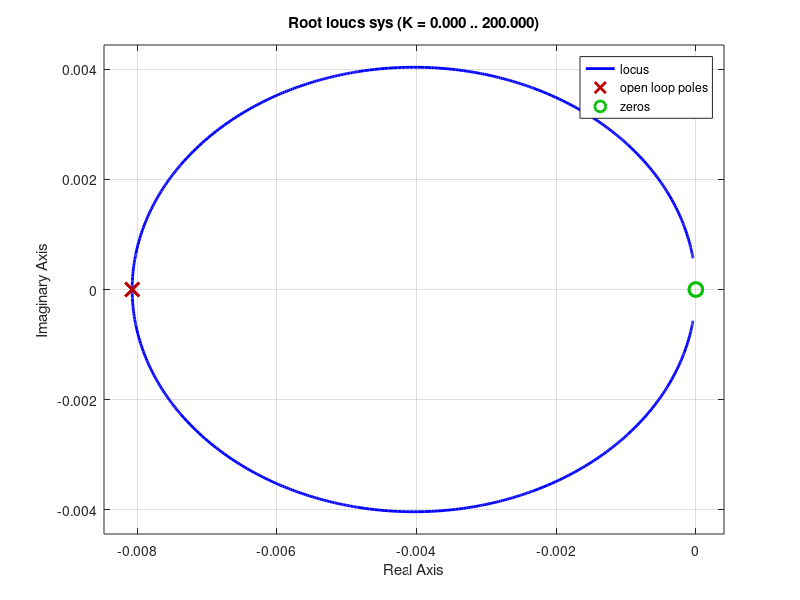

MATLAB code to generate this figure:
clear;
m=40900;
v=30.2928;

kp=20000;
ki=25*kp^2/123897552;

sys = tf([v*m 0 0],[v*m kp ki]);
roots(sys.den{:})
rlocus(sys)
